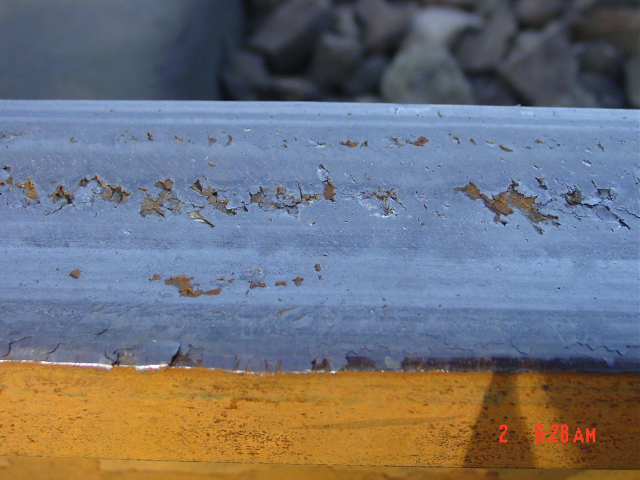
#> input picture DSC04371.JPG, 1280 x 960 px (shown at 1/2 size)
$ python main10.py
#> lines starting #> are read from the running program, lines starting #| are printed output that depends on the picture
import cv2
import numpy as np


# Read the input image
image = cv2.imread('DSC04371.JPG')
#> image is the input picture: shape (960, 1280, 3); mean B, G, R 119.7, 113.7, 112.9

# Define the coordinates of the start and end points of the first line
start_point1 = (0, 199)  # Example coordinates, replace with your actual values
end_point1 = (1280, 217)    # Example coordinates, replace with your actual values

# Define the coordinates of the start and end points of the second line
start_point2 = (0, 720)  # Example coordinates, replace with your actual values
end_point2 = (1280, 744)    # Example coordinates, replace with your actual values

# Draw the first line on the image
color1 = (0, 0, 255)  # BGR color format, here we are using red (B=0, G=0, R=255)
thickness1 = 2        # Line thickness
image_with_lines = cv2.line(image, start_point1, end_point1, color1, thickness1)

# Draw the second line on the image
color2 = (255, 0, 0)  # BGR color format, here we are using blue (B=255, G=0, R=0)
thickness2 = 2        # Line thickness
image_with_lines = cv2.line(image_with_lines, start_point2, end_point2, color2, thickness2)
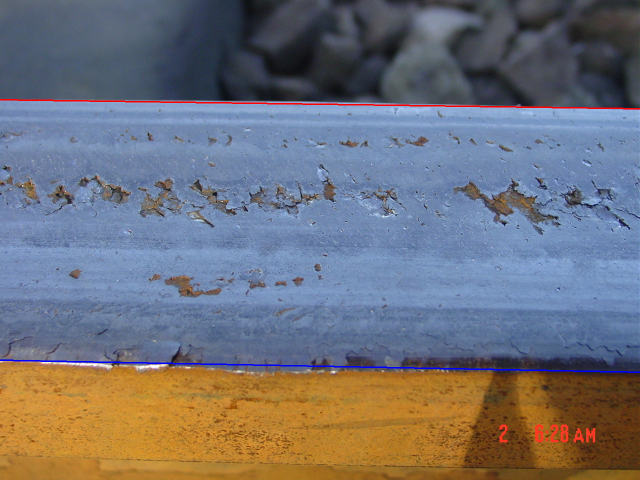
#> image_with_lines: shape (960, 1280, 3) (shown at 1/2 size); mean B, G, R 119.6, 112.9, 113

# Display or save the image with the drawn lines
cv2.imwrite('detected_lines4.jpg', image_with_lines)

cv2.waitKey(0)
cv2.destroyAllWindows()

$ run again, with DSC03044.JPG copied over DSC04371.JPG
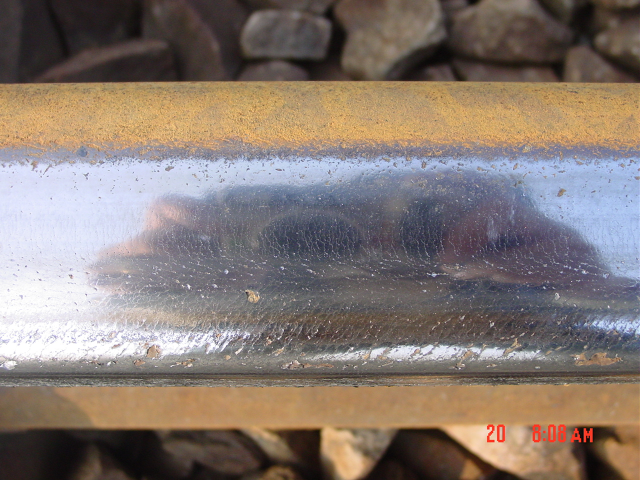
#> input picture DSC03044.JPG, 1280 x 960 px (shown at 1/2 size)
#> image is the input picture: shape (960, 1280, 3); mean B, G, R 113.6, 120.9, 133.7
#> `image_with_lines = cv2.line(image_with_lines, start_point2, end_point2..`:
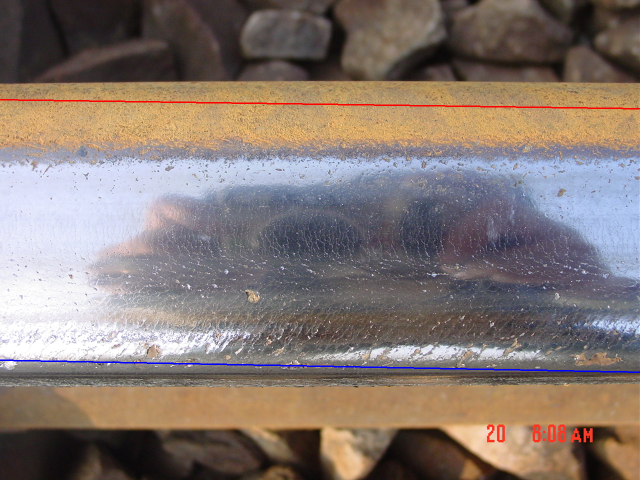
#> image_with_lines: shape (960, 1280, 3) (shown at 1/2 size); mean B, G, R 113.7, 120, 133.4
